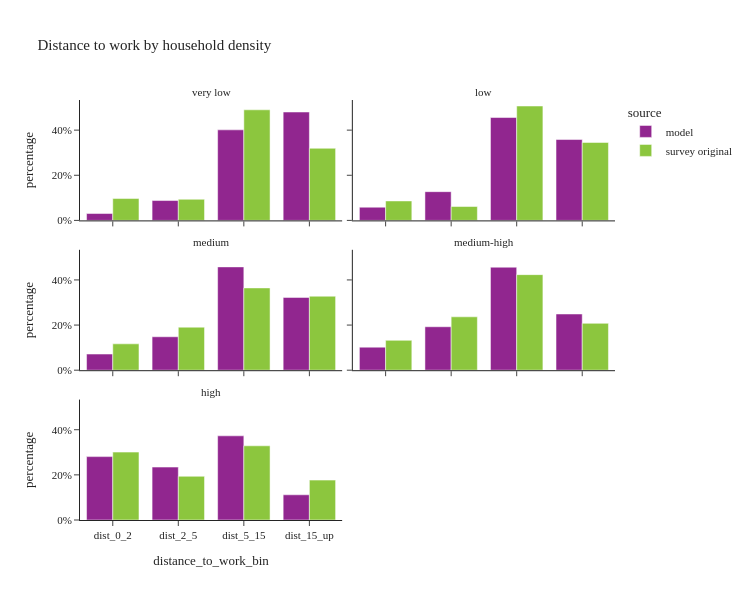

Write notebook code for a chart like this one.
### Markdown cell above
- Household density represents the household density of a person's home location

### Code cell
util.plot_share_facetbar(per_data, 'person_weight', share_col="distance_to_work_bin", title="Distance to work by household density", 
                            facet_col="log_hh_1_group", facet_col_wrap=2, height=600, orientation='v')

### Figure 1 — Plotly figure (JSON) as saved in the notebook; plotly's stock layout.template omitted (floating-point values rounded to 4 significant figures)
{"data": [{"alignmentgroup": "True", "customdata": [[7479], [21571], [98374], [117750]], "hovertemplate": "source=model<br>log_hh_1_group=very low<br>distance_to_work_bin=%{x}<br>percentage=%{y}<br>sample_size=%{customdata[0]}<extra></extra>", "legendgroup": "model", "marker": {"color": "#91268F", "pattern": {"shape": ""}}, "name": "model", "offsetgroup": "model", "orientation": "v", "showlegend": true, "textposition": "auto", "type": "bar", "x": ["dist_0_2", "dist_2_5", "dist_5_15", "dist_15_up"], "xaxis": "x5", "y": [0.0305, 0.08798, 0.4012, 0.4803], "yaxis": "y5"}, {"alignmentgroup": "True", "customdata": [[15181], [33050], [118314], [93005]], "hovertemplate": "source=model<br>log_hh_1_group=low<br>distance_to_work_bin=%{x}<br>percentage=%{y}<br>sample_size=%{customdata[0]}<extra></extra>", "legendgroup": "model", "marker": {"color": "#91268F", "pattern": {"shape": ""}}, "name": "model", "offsetgroup": "model", "orientation": "v", "showlegend": false, "textposition": "auto", "type": "bar", "x": ["dist_0_2", "dist_2_5", "dist_5_15", "dist_15_up"], "xaxis": "x6", "y": [0.05849, 0.1273, 0.4558, 0.3583], "yaxis": "y6"}, {"alignmentgroup": "True", "customdata": [[37563], [77801], [240485], [169430]], "hovertemplate": "source=model<br>log_hh_1_group=medium<br>distance_to_work_bin=%{x}<br>percentage=%{y}<br>sample_size=%{customdata[0]}<extra></extra>", "legendgroup": "model", "marker": {"color": "#91268F", "pattern": {"shape": ""}}, "name": "model", "offsetgroup": "model", "orientation": "v", "showlegend": false, "textposition": "auto", "type": "bar", "x": ["dist_0_2", "dist_2_5", "dist_5_15", "dist_15_up"], "xaxis": "x3", "y": [0.07151, 0.1481, 0.4578, 0.3226], "yaxis": "y3"}, {"alignmentgroup": "True", "customdata": [[49869], [94059], [222991], [121708]], "hovertemplate": "source=model<br>log_hh_1_group=medium-high<br>distance_to_work_bin=%{x}<br>percentage=%{y}<br>sample_size=%{customdata[0]}<extra></extra>", "legendgroup": "model", "marker": {"color": "#91268F", "pattern": {"shape": ""}}, "name": "model", "offsetgroup": "model", "orientation": "v", "showlegend": false, "textposition": "auto", "type": "bar", "x": ["dist_0_2", "dist_2_5", "dist_5_15", "dist_15_up"], "xaxis": "x4", "y": [0.1021, 0.1925, 0.4564, 0.2491], "yaxis": "y4"}, {"alignmentgroup": "True", "customdata": [[128941], [107646], [171174], [51261]], "hovertemplate": "source=model<br>log_hh_1_group=high<br>distance_to_work_bin=%{x}<br>percentage=%{y}<br>sample_size=%{customdata[0]}<extra></extra>", "legendgroup": "model", "marker": {"color": "#91268F", "pattern": {"shape": ""}}, "name": "model", "offsetgroup": "model", "orientation": "v", "showlegend": false, "textposition": "auto", "type": "bar", "x": ["dist_0_2", "dist_2_5", "dist_5_15", "dist_15_up"], "xaxis": "x", "y": [0.2809, 0.2345, 0.3729, 0.1117], "yaxis": "y"}, {"alignmentgroup": "True", "customdata": [[21], [26], [84], [97]], "hovertemplate": "source=survey original<br>log_hh_1_group=very low<br>distance_to_work_bin=%{x}<br>percentage=%{y}<br>sample_size=%{customdata[0]}<extra></extra>", "legendgroup": "survey original", "marker": {"color": "#8CC63E", "pattern": {"shape": ""}}, "name": "survey original", "offsetgroup": "survey original", "orientation": "v", "showlegend": true, "textposition": "auto", "type": "bar", "x": ["dist_0_2", "dist_2_5", "dist_5_15", "dist_15_up"], "xaxis": "x5", "y": [0.09686, 0.09353, 0.4901, 0.3195], "yaxis": "y5"}, {"alignmentgroup": "True", "customdata": [[22], [32], [109], [66]], "hovertemplate": "source=survey original<br>log_hh_1_group=low<br>distance_to_work_bin=%{x}<br>percentage=%{y}<br>sample_size=%{customdata[0]}<extra></extra>", "legendgroup": "survey original", "marker": {"color": "#8CC63E", "pattern": {"shape": ""}}, "name": "survey original", "offsetgroup": "survey original", "orientation": "v", "showlegend": false, "textposition": "auto", "type": "bar", "x": ["dist_0_2", "dist_2_5", "dist_5_15", "dist_15_up"], "xaxis": "x6", "y": [0.08622, 0.06147, 0.5068, 0.3455], "yaxis": "y6"}, {"alignmentgroup": "True", "customdata": [[74], [79], [220], [141]], "hovertemplate": "source=survey original<br>log_hh_1_group=medium<br>distance_to_work_bin=%{x}<br>percentage=%{y}<br>sample_size=%{customdata[0]}<extra></extra>", "legendgroup": "survey original", "marker": {"color": "#8CC63E", "pattern": {"shape": ""}}, "name": "survey original", "offsetgroup": "survey original", "orientation": "v", "showlegend": false, "textposition": "auto", "type": "bar", "x": ["dist_0_2", "dist_2_5", "dist_5_15", "dist_15_up"], "xaxis": "x3", "y": [0.1169, 0.1906, 0.3646, 0.3279], "yaxis": "y3"}, {"alignmentgroup": "True", "customdata": [[98], [154], [248], [112]], "hovertemplate": "source=survey original<br>log_hh_1_group=medium-high<br>distance_to_work_bin=%{x}<br>percentage=%{y}<br>sample_size=%{customdata[0]}<extra></extra>", "legendgroup": "survey original", "marker": {"color": "#8CC63E", "pattern": {"shape": ""}}, "name": "survey original", "offsetgroup": "survey original", "orientation": "v", "showlegend": false, "textposition": "auto", "type": "bar", "x": ["dist_0_2", "dist_2_5", "dist_5_15", "dist_15_up"], "xaxis": "x4", "y": [0.1323, 0.2365, 0.4234, 0.2077], "yaxis": "y4"}, {"alignmentgroup": "True", "customdata": [[449], [332], [407], [173]], "hovertemplate": "source=survey original<br>log_hh_1_group=high<br>distance_to_work_bin=%{x}<br>percentage=%{y}<br>sample_size=%{customdata[0]}<extra></extra>", "legendgroup": "survey original", "marker": {"color": "#8CC63E", "pattern": {"shape": ""}}, "name": "survey original", "offsetgroup": "survey original", "orientation": "v", "showlegend": false, "textposition": "auto", "type": "bar", "x": ["dist_0_2", "dist_2_5", "dist_5_15", "dist_15_up"], "xaxis": "x", "y": [0.3008, 0.1937, 0.3287, 0.1768], "yaxis": "y"}], "layout": {"annotations": [{"font": {}, "showarrow": false, "text": "high", "x": 0.245, "xanchor": "center", "xref": "paper", "y": 0.2867, "yanchor": "bottom", "yref": "paper"}, {"font": {}, "showarrow": false, "text": "medium", "x": 0.245, "xanchor": "center", "xref": "paper", "y": 0.6433, "yanchor": "bottom", "yref": "paper"}, {"font": {}, "showarrow": false, "text": "medium-high", "x": 0.755, "xanchor": "center", "xref": "paper", "y": 0.6433, "yanchor": "bottom", "yref": "paper"}, {"font": {}, "showarrow": false, "text": "very low", "x": 0.245, "xanchor": "center", "xref": "paper", "y": 1.0, "yanchor": "bottom", "yref": "paper"}, {"font": {}, "showarrow": false, "text": "low", "x": 0.755, "xanchor": "center", "xref": "paper", "y": 1.0, "yanchor": "bottom", "yref": "paper"}], "barmode": "group", "height": 600, "legend": {"title": {"text": "source"}, "tracegroupgap": 0}, "title": {"text": "Distance to work by household density"}, "width": 750, "xaxis": {"anchor": "y", "domain": [0.0, 0.49], "title": {"text": "distance_to_work_bin"}}, "xaxis2": {"anchor": "y2", "domain": [0.51, 1.0], "matches": "x", "title": {"text": "distance_to_work_bin"}}, "xaxis3": {"anchor": "y3", "domain": [0.0, 0.49], "matches": "x", "showticklabels": false}, "xaxis4": {"anchor": "y4", "domain": [0.51, 1.0], "matches": "x", "showticklabels": false}, "xaxis5": {"anchor": "y5", "domain": [0.0, 0.49], "matches": "x", "showticklabels": false}, "xaxis6": {"anchor": "y6", "domain": [0.51, 1.0], "matches": "x", "showticklabels": false}, "yaxis": {"anchor": "x", "domain": [0.0, 0.2867], "tickformat": ".0%", "title": {"text": "percentage"}}, "yaxis2": {"anchor": "x2", "domain": [0.0, 0.2867], "matches": "y", "showticklabels": false, "tickformat": ".0%"}, "yaxis3": {"anchor": "x3", "domain": [0.3567, 0.6433], "matches": "y", "tickformat": ".0%", "title": {"text": "percentage"}}, "yaxis4": {"anchor": "x4", "domain": [0.3567, 0.6433], "matches": "y", "showticklabels": false, "tickformat": ".0%"}, "yaxis5": {"anchor": "x5", "domain": [0.7133, 1.0], "matches": "y", "tickformat": ".0%", "title": {"text": "percentage"}}, "yaxis6": {"anchor": "x6", "domain": [0.7133, 1.0], "matches": "y", "showticklabels": false, "tickformat": ".0%"}}}
